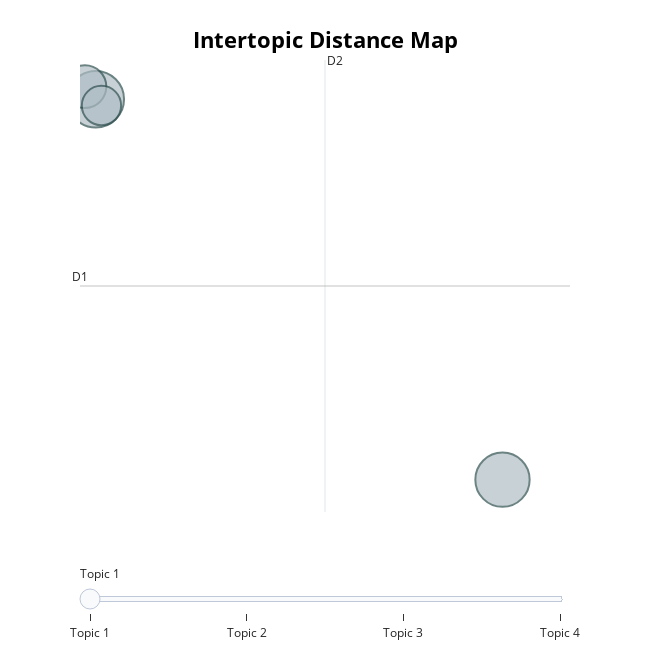

Notebook cell for this chart:
### Code cell
model.visualize_topics()

### Figure 1 — Plotly figure (JSON) as saved in the notebook; plotly's stock layout.template omitted (floating-point values rounded to 4 significant figures)
{"data": [{"customdata": [[1, "name | product | thank | like | add", 623], [2, "get | going | know | good | time", 574], [3, "thank | link | add | want | topic", 358], [4, "post | blog | article | title | useful", 301]], "hovertemplate": "<b>Topic %{customdata[0]}</b><br>Words: %{customdata[1]}<br>Size: %{customdata[2]}", "legendgroup": "", "marker": {"color": "#B0BEC5", "line": {"color": "DarkSlateGrey", "width": 2}, "size": [623, 574, 358, 301], "sizemode": "area", "sizeref": 0.3894, "symbol": "circle"}, "mode": "markers", "name": "", "orientation": "v", "showlegend": false, "type": "scatter", "x": [3.058, 31.75, 2.288, 3.46], "xaxis": "x", "y": [10.08, -13.21, 10.86, 9.699], "yaxis": "y"}], "layout": {"annotations": [{"showarrow": false, "text": "D1", "x": 1.945, "y": -1.351, "yshift": 10}, {"showarrow": false, "text": "D2", "x": 19.23, "xshift": 10, "y": 12.49}], "height": 650, "hoverlabel": {"bgcolor": "white", "font": {"family": "Rockwell", "size": 16}}, "legend": {"itemsizing": "constant", "tracegroupgap": 0}, "margin": {"t": 60}, "shapes": [{"line": {"color": "#CFD8DC", "width": 2}, "type": "line", "x0": 19.23, "x1": 19.23, "y0": -15.19, "y1": 12.49}, {"line": {"color": "#9E9E9E", "width": 2}, "type": "line", "x0": 1.945, "x1": 36.51, "y0": -1.351, "y1": -1.351}], "sliders": [{"active": 0, "pad": {"t": 50}, "steps": [{"args": [{"marker.color": [["red", "#B0BEC5", "#B0BEC5", "#B0BEC5"]]}], "label": "Topic 1", "method": "update"}, {"args": [{"marker.color": [["#B0BEC5", "red", "#B0BEC5", "#B0BEC5"]]}], "label": "Topic 2", "method": "update"}, {"args": [{"marker.color": [["#B0BEC5", "#B0BEC5", "red", "#B0BEC5"]]}], "label": "Topic 3", "method": "update"}, {"args": [{"marker.color": [["#B0BEC5", "#B0BEC5", "#B0BEC5", "red"]]}], "label": "Topic 4", "method": "update"}]}], "title": {"font": {"color": "Black", "size": 22}, "text": "<b>Intertopic Distance Map", "x": 0.5, "xanchor": "center", "y": 0.95, "yanchor": "top"}, "width": 650, "xaxis": {"anchor": "y", "domain": [0, 1], "range": [1.945, 36.51], "title": {"text": ""}, "visible": false}, "yaxis": {"anchor": "x", "domain": [0, 1], "range": [-15.19, 12.49], "title": {"text": ""}, "visible": false}}}
